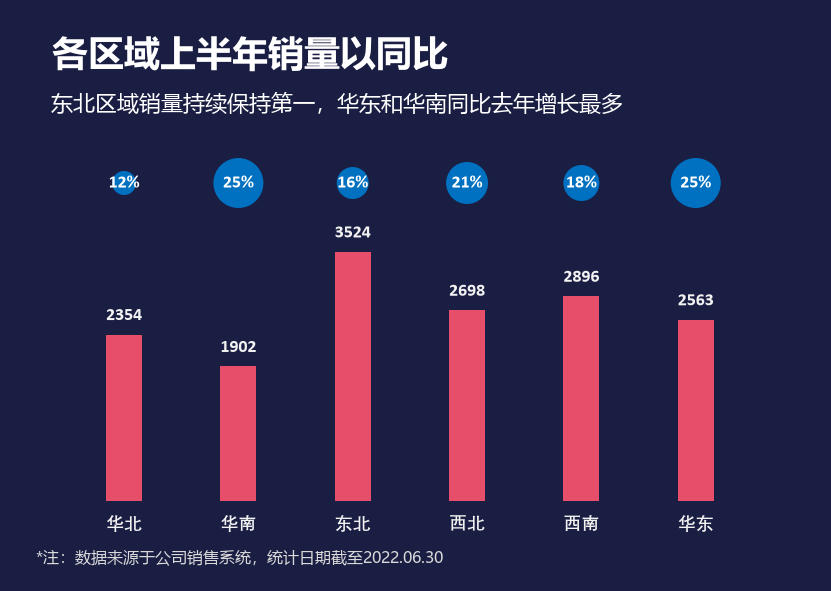

This figure's Python source:
# -*- coding: utf-8 -*-
"""图 26 · 柱形圆（各区域销量与同比）。

红色柱画销量，4500 处一条无连线折线只保留 6 个圆形标记；每个点的标记
在 XML 里单独覆盖了 size（12/25/16/21/18/25），所以圆的大小正好等于
百分比数值（1pt ≈ 2px），百分数就写在圆心上。

绘图区 (66.9, 147.7)~(752.9, 500.8)，值轴 0~5000（值轴本身 delete）。
"""

import matplotlib.pyplot as plt
from matplotlib.patches import Circle, Rectangle

import chartkit as kit

W, H = kit.chart_size(26)
X0, Y1, PW, PH = 66.9, 500.8, 686.0, 353.1

CATS = ["华北", "华南", "东北", "西北", "西南", "华东"]
VALUES = [2354, 1902, 3524, 2698, 2896, 2563]
PERCENTS = [12, 25, 16, 21, 18, 25]

RED = "#E74E69"
BLUE = "#0070C0"
TEXT = "#F2F2F2"


def value_y(value):
    return Y1 - value / 5000.0 * PH


def main():
    fig = kit.new_figure(W, H)
    ax = fig.add_axes([0, 0, 1, 1])
    ax.set_xlim(0, W)
    ax.set_ylim(H, 0)
    ax.axis("off")

    cluster = PW / len(CATS)
    bar_width = cluster / (1 + 219 / 100.0)
    centers = [X0 + (index + 0.5) * cluster for index in range(len(CATS))]

    for center, value in zip(centers, VALUES):
        top = value_y(value)
        ax.add_patch(Rectangle((center - bar_width / 2, top), bar_width,
                               Y1 - top, facecolor=RED, edgecolor="none"))
        ax.text(center, top - 10, str(value), color=TEXT,
                fontsize=9 * kit.FONT_SCALE, fontfamily=kit.AXIS_FONTS,
                fontweight="bold", ha="center", va="bottom")

    circle_y = value_y(4500)
    for center, percent in zip(centers, PERCENTS):
        radius = percent * kit.PX_PER_PT / 2.0   # size=percent pt → 直径 2×percent px
        ax.add_patch(Circle((center, circle_y), radius,
                            facecolor=BLUE, edgecolor="none"))
        ax.text(center, circle_y, "%d%%" % percent, color="white",
                fontsize=9 * kit.FONT_SCALE, fontfamily=kit.AXIS_FONTS,
                fontweight="bold", ha="center", va="center")

    for center, name in zip(centers, CATS):
        ax.text(center, 515, name, color=TEXT,
                fontsize=9 * kit.FONT_SCALE, fontfamily=kit.AXIS_FONTS,
                fontweight="bold", ha="center", va="top")

    ax.text(52, 36, "各区域上半年销量以同比", color="white",
            fontsize=18 * kit.FONT_SCALE, fontfamily=kit.UI_FONT,
            fontweight="bold", va="top", ha="left")
    ax.text(51, 92, "东北区域销量持续保持第一，华东和华南同比去年增长最多",
            color="white", fontsize=11 * kit.FONT_SCALE,
            fontfamily=kit.UI_FONT, va="top", ha="left")
    ax.text(36, 550, "*注：数据来源于公司销售系统，统计日期截至2022.06.30",
            color="#D9D9D9", fontsize=8 * kit.FONT_SCALE,
            fontfamily=kit.UI_FONT, va="top", ha="left")

    kit.save(fig, "chart26_bar_circle.png")
    plt.close(fig)


if __name__ == "__main__":
    main()
